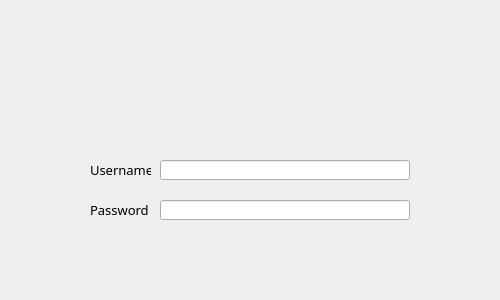
<?xml version="1.0" encoding="UTF-8"?>
<ui version="4.0">
 <class>Form</class>
 <widget class="QWidget" name="Form">
  <property name="geometry">
   <rect>
    <x>0</x>
    <y>0</y>
    <width>500</width>
    <height>300</height>
   </rect>
  </property>
  <property name="minimumSize">
   <size>
    <width>500</width>
    <height>300</height>
   </size>
  </property>
  <property name="maximumSize">
   <size>
    <width>500</width>
    <height>300</height>
   </size>
  </property>
  <property name="windowTitle">
   <string>Form</string>
  </property>
  <widget class="QLabel" name="loginPage">
   <property name="geometry">
    <rect>
     <x>0</x>
     <y>0</y>
     <width>500</width>
     <height>300</height>
    </rect>
   </property>
   <property name="text">
    <string/>
   </property>
   <property name="pixmap">
    <pixmap resource="loginPage.qrc">:/png files/png files/loginPage.png</pixmap>
   </property>
  </widget>
  <widget class="QLabel" name="loginBtt">
   <property name="geometry">
    <rect>
     <x>0</x>
     <y>260</y>
     <width>250</width>
     <height>40</height>
    </rect>
   </property>
   <property name="text">
    <string/>
   </property>
   <property name="pixmap">
    <pixmap resource="loginPage.qrc">:/png files/png files/loginBtt.png</pixmap>
   </property>
  </widget>
  <widget class="QLabel" name="signupBtt">
   <property name="geometry">
    <rect>
     <x>250</x>
     <y>260</y>
     <width>250</width>
     <height>40</height>
    </rect>
   </property>
   <property name="text">
    <string/>
   </property>
   <property name="pixmap">
    <pixmap resource="loginPage.qrc">:/png files/png files/signupBtt.png</pixmap>
   </property>
  </widget>
  <widget class="QLineEdit" name="usernameTxt">
   <property name="geometry">
    <rect>
     <x>160</x>
     <y>160</y>
     <width>250</width>
     <height>20</height>
    </rect>
   </property>
  </widget>
  <widget class="QLineEdit" name="passwordTxt">
   <property name="geometry">
    <rect>
     <x>160</x>
     <y>200</y>
     <width>250</width>
     <height>20</height>
    </rect>
   </property>
  </widget>
  <widget class="QLabel" name="label_2">
   <property name="geometry">
    <rect>
     <x>90</x>
     <y>160</y>
     <width>61</width>
     <height>20</height>
    </rect>
   </property>
   <property name="font">
    <font>
     <family>Impact</family>
     <pointsize>10</pointsize>
    </font>
   </property>
   <property name="text">
    <string>Username</string>
   </property>
  </widget>
  <widget class="QLabel" name="label_3">
   <property name="geometry">
    <rect>
     <x>90</x>
     <y>200</y>
     <width>61</width>
     <height>20</height>
    </rect>
   </property>
   <property name="font">
    <font>
     <family>Impact</family>
     <pointsize>10</pointsize>
    </font>
   </property>
   <property name="text">
    <string>Password</string>
   </property>
  </widget>
 </widget>
 <resources>
  <include location="loginPage.qrc"/>
 </resources>
 <connections/>
</ui>
